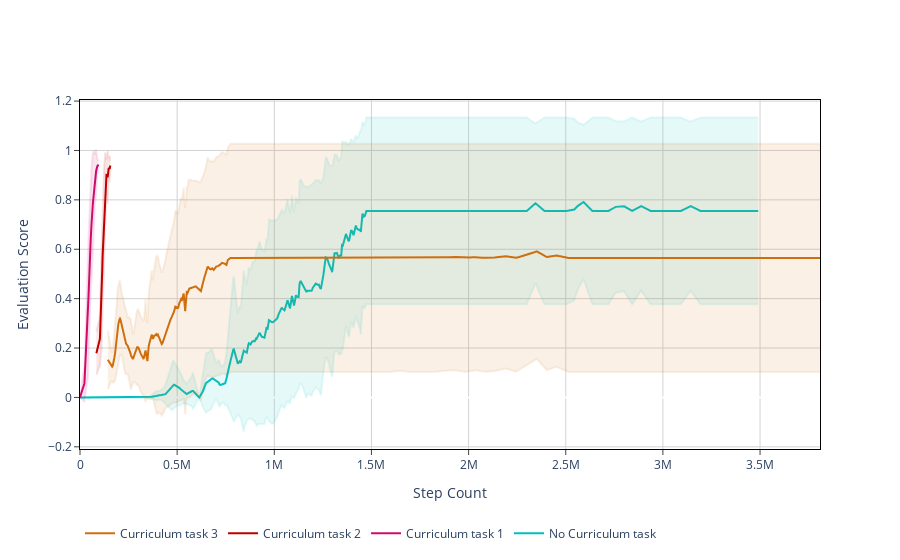

Notebook code for this chart:
### Markdown cell above
### All runs visualized

### Code cell
vis.plot_trajectories(
    [dqn_stats_nocurr, dqn_stats_curr],
    time_domain='steps',
    show_std=True,
)
